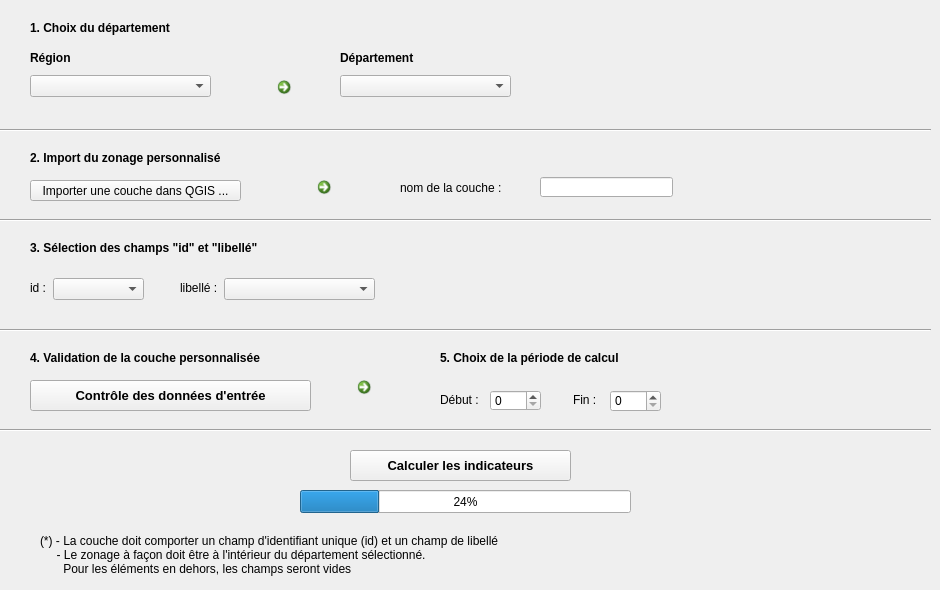
   <widget class="QWidget" name="tab">
    <attribute name="title">
     <string>Zonage à façon</string>
    </attribute>
    <widget class="QPushButton" name="boutonImportFicZonagePerso">
     <property name="geometry">
      <rect>
       <x>30</x>
       <y>180</y>
       <width>211</width>
       <height>21</height>
      </rect>
     </property>
     <property name="focusPolicy">
      <enum>Qt::ClickFocus</enum>
     </property>
     <property name="text">
      <string>Importer une couche dans QGIS ...</string>
     </property>
    </widget>
    <widget class="QLabel" name="label_55">
     <property name="geometry">
      <rect>
       <x>573</x>
       <y>390</y>
       <width>31</width>
       <height>20</height>
      </rect>
     </property>
     <property name="text">
      <string>Fin :</string>
     </property>
    </widget>
    <widget class="QSpinBox" name="spinBoxAnneeMax2">
     <property name="geometry">
      <rect>
       <x>610</x>
       <y>390</y>
       <width>51</width>
       <height>22</height>
      </rect>
     </property>
    </widget>
    <widget class="QLabel" name="label_56">
     <property name="geometry">
      <rect>
       <x>440</x>
       <y>350</y>
       <width>321</width>
       <height>16</height>
      </rect>
     </property>
     <property name="font">
      <font>
       <pointsize>9</pointsize>
       <weight>75</weight>
       <bold>true</bold>
      </font>
     </property>
     <property name="text">
      <string>5. Choix de la période de calcul</string>
     </property>
    </widget>
    <widget class="QSpinBox" name="spinBoxAnneeMin2">
     <property name="geometry">
      <rect>
       <x>490</x>
       <y>390</y>
       <width>51</width>
       <height>21</height>
      </rect>
     </property>
    </widget>
    <widget class="QLabel" name="label_57">
     <property name="geometry">
      <rect>
       <x>440</x>
       <y>390</y>
       <width>47</width>
       <height>20</height>
      </rect>
     </property>
     <property name="text">
      <string>Début :</string>
     </property>
    </widget>
    <widget class="QComboBox" name="comboBoxChoixReg2">
     <property name="geometry">
      <rect>
       <x>30</x>
       <y>75</y>
       <width>181</width>
       <height>22</height>
      </rect>
     </property>
    </widget>
    <widget class="QLabel" name="label_58">
     <property name="geometry">
      <rect>
       <x>30</x>
       <y>50</y>
       <width>120</width>
       <height>16</height>
      </rect>
     </property>
     <property name="font">
      <font>
       <pointsize>9</pointsize>
       <weight>75</weight>
       <italic>false</italic>
       <bold>true</bold>
      </font>
     </property>
     <property name="text">
      <string>Région</string>
     </property>
    </widget>
    <widget class="QComboBox" name="comboBoxChoixDep2">
     <property name="geometry">
      <rect>
       <x>340</x>
       <y>75</y>
       <width>171</width>
       <height>22</height>
      </rect>
     </property>
    </widget>
    <widget class="QLabel" name="label_59">
     <property name="geometry">
      <rect>
       <x>340</x>
       <y>50</y>
       <width>171</width>
       <height>16</height>
      </rect>
     </property>
     <property name="font">
      <font>
       <pointsize>9</pointsize>
       <weight>75</weight>
       <bold>true</bold>
      </font>
     </property>
     <property name="text">
      <string>Département</string>
     </property>
    </widget>
    <widget class="Line" name="line_20">
     <property name="geometry">
      <rect>
       <x>0</x>
       <y>120</y>
       <width>931</width>
       <height>20</height>
      </rect>
     </property>
     <property name="orientation">
      <enum>Qt::Horizontal</enum>
     </property>
    </widget>
    <widget class="QLabel" name="label_60">
     <property name="geometry">
      <rect>
       <x>30</x>
       <y>150</y>
       <width>231</width>
       <height>16</height>
      </rect>
     </property>
     <property name="font">
      <font>
       <pointsize>9</pointsize>
       <weight>75</weight>
       <italic>false</italic>
       <bold>true</bold>
      </font>
     </property>
     <property name="text">
      <string>2. Import du zonage personnalisé</string>
     </property>
    </widget>
    <widget class="QPushButton" name="boutonLanceTraitement2">
     <property name="geometry">
      <rect>
       <x>350</x>
       <y>450</y>
       <width>221</width>
       <height>31</height>
      </rect>
     </property>
     <property name="font">
      <font>
       <pointsize>10</pointsize>
       <weight>75</weight>
       <italic>false</italic>
       <bold>true</bold>
      </font>
     </property>
     <property name="focusPolicy">
      <enum>Qt::ClickFocus</enum>
     </property>
     <property name="text">
      <string>Calculer les indicateurs</string>
     </property>
     <property name="flat">
      <bool>false</bool>
     </property>
    </widget>
    <widget class="Line" name="line_21">
     <property name="geometry">
      <rect>
       <x>0</x>
       <y>210</y>
       <width>931</width>
       <height>20</height>
      </rect>
     </property>
     <property name="orientation">
      <enum>Qt::Horizontal</enum>
     </property>
    </widget>
    <widget class="Line" name="line_23">
     <property name="geometry">
      <rect>
       <x>0</x>
       <y>420</y>
       <width>931</width>
       <height>20</height>
      </rect>
     </property>
     <property name="orientation">
      <enum>Qt::Horizontal</enum>
     </property>
    </widget>
    <widget class="QLabel" name="label_54">
     <property name="geometry">
      <rect>
       <x>40</x>
       <y>530</y>
       <width>741</width>
       <height>51</height>
      </rect>
     </property>
     <property name="text">
      <string>&lt;html&gt;&lt;head/&gt;&lt;body&gt;&lt;p&gt;&lt;span style=&quot; font-size:9pt;&quot;&gt;(*) - La couche doit comporter un champ d'identifiant unique (id) et un champ de libellé&lt;br/&gt;&amp;nbsp;&amp;nbsp;&amp;nbsp;&amp;nbsp;&amp;nbsp;- Le zonage à façon doit être à l'intérieur du département sélectionné.&lt;br/&gt;&amp;nbsp;&amp;nbsp;&amp;nbsp;&amp;nbsp;&amp;nbsp;&amp;nbsp;&amp;nbsp;Pour les éléments en dehors, les champs seront vides&lt;/span&gt;&lt;/p&gt;&lt;/body&gt;&lt;/html&gt;</string>
     </property>
    </widget>
    <widget class="QProgressBar" name="progressBar_2">
     <property name="geometry">
      <rect>
       <x>300</x>
       <y>490</y>
       <width>331</width>
       <height>23</height>
      </rect>
     </property>
     <property name="value">
      <number>24</number>
     </property>
    </widget>
    <widget class="QPushButton" name="boutonControlePerso">
     <property name="geometry">
      <rect>
       <x>30</x>
       <y>380</y>
       <width>281</width>
       <height>31</height>
      </rect>
     </property>
     <property name="font">
      <font>
       <pointsize>10</pointsize>
       <weight>75</weight>
       <italic>false</italic>
       <bold>true</bold>
      </font>
     </property>
     <property name="focusPolicy">
      <enum>Qt::ClickFocus</enum>
     </property>
     <property name="text">
      <string>Contrôle des données d'entrée</string>
     </property>
     <property name="flat">
      <bool>false</bool>
     </property>
    </widget>
    <widget class="QLabel" name="label_65">
     <property name="geometry">
      <rect>
       <x>30</x>
       <y>20</y>
       <width>191</width>
       <height>16</height>
      </rect>
     </property>
     <property name="font">
      <font>
       <pointsize>9</pointsize>
       <weight>75</weight>
       <italic>false</italic>
       <bold>true</bold>
      </font>
     </property>
     <property name="text">
      <string>1. Choix du département</string>
     </property>
    </widget>
    <widget class="Line" name="line_24">
     <property name="geometry">
      <rect>
       <x>0</x>
       <y>320</y>
       <width>931</width>
       <height>20</height>
      </rect>
     </property>
     <property name="orientation">
      <enum>Qt::Horizontal</enum>
     </property>
    </widget>
    <widget class="QComboBox" name="comboBoxChoixChampId">
     <property name="geometry">
      <rect>
       <x>53</x>
       <y>278</y>
       <width>91</width>
       <height>22</height>
      </rect>
     </property>
    </widget>
    <widget class="QLabel" name="label_67">
     <property name="geometry">
      <rect>
       <x>30</x>
       <y>240</y>
       <width>371</width>
       <height>16</height>
      </rect>
     </property>
     <property name="font">
      <font>
       <pointsize>9</pointsize>
       <weight>75</weight>
       <italic>false</italic>
       <bold>true</bold>
      </font>
     </property>
     <property name="text">
      <string>3. Sélection des champs &quot;id&quot; et &quot;libellé&quot;</string>
     </property>
    </widget>
    <widget class="QLabel" name="label_68">
     <property name="geometry">
      <rect>
       <x>30</x>
       <y>280</y>
       <width>31</width>
       <height>16</height>
      </rect>
     </property>
     <property name="font">
      <font>
       <pointsize>9</pointsize>
       <weight>50</weight>
       <italic>false</italic>
       <bold>false</bold>
      </font>
     </property>
     <property name="text">
      <string>id :</string>
     </property>
    </widget>
    <widget class="QComboBox" name="comboBoxChoixChampNom">
     <property name="geometry">
      <rect>
       <x>224</x>
       <y>278</y>
       <width>151</width>
       <height>22</height>
      </rect>
     </property>
    </widget>
    <widget class="QLabel" name="label_69">
     <property name="geometry">
      <rect>
       <x>180</x>
       <y>280</y>
       <width>41</width>
       <height>16</height>
      </rect>
     </property>
     <property name="font">
      <font>
       <pointsize>9</pointsize>
       <weight>50</weight>
       <italic>false</italic>
       <bold>false</bold>
      </font>
     </property>
     <property name="text">
      <string>libellé :</string>
     </property>
    </widget>
    <widget class="QCommandLinkButton" name="boutonVoirListDep_2">
     <property name="geometry">
      <rect>
       <x>270</x>
       <y>70</y>
       <width>31</width>
       <height>31</height>
      </rect>
     </property>
     <property name="text">
      <string/>
     </property>
     <property name="icon">
      <iconset>
       <normaloff>src/arrow_next1.png</normaloff>src/arrow_next1.png</iconset>
     </property>
     <property name="iconSize">
      <size>
       <width>15</width>
       <height>15</height>
      </size>
     </property>
    </widget>
    <widget class="QLabel" name="label_70">
     <property name="geometry">
      <rect>
       <x>30</x>
       <y>350</y>
       <width>321</width>
       <height>16</height>
      </rect>
     </property>
     <property name="font">
      <font>
       <pointsize>9</pointsize>
       <weight>75</weight>
       <italic>false</italic>
       <bold>true</bold>
      </font>
     </property>
     <property name="text">
      <string>4. Validation de la couche personnalisée</string>
     </property>
    </widget>
    <widget class="QCommandLinkButton" name="boutonVoirListDep2_2">
     <property name="geometry">
      <rect>
       <x>350</x>
       <y>370</y>
       <width>31</width>
       <height>31</height>
      </rect>
     </property>
     <property name="text">
      <string/>
     </property>
     <property name="icon">
      <iconset>
       <normaloff>src/arrow_next1.png</normaloff>src/arrow_next1.png</iconset>
     </property>
     <property name="iconSize">
      <size>
       <width>15</width>
       <height>15</height>
      </size>
     </property>
    </widget>
    <widget class="QLineEdit" name="lineNomCouchePerso">
     <property name="geometry">
      <rect>
       <x>540</x>
       <y>177</y>
       <width>133</width>
       <height>20</height>
      </rect>
     </property>
     <property name="focusPolicy">
      <enum>Qt::NoFocus</enum>
     </property>
     <property name="readOnly">
      <bool>true</bool>
     </property>
    </widget>
    <widget class="QCommandLinkButton" name="boutonVoirListDep_3">
     <property name="geometry">
      <rect>
       <x>310</x>
       <y>170</y>
       <width>31</width>
       <height>31</height>
      </rect>
     </property>
     <property name="text">
      <string/>
     </property>
     <property name="icon">
      <iconset>
       <normaloff>src/arrow_next1.png</normaloff>src/arrow_next1.png</iconset>
     </property>
     <property name="iconSize">
      <size>
       <width>15</width>
       <height>15</height>
      </size>
     </property>
    </widget>
    <widget class="QLabel" name="label_71">
     <property name="geometry">
      <rect>
       <x>400</x>
       <y>180</y>
       <width>131</width>
       <height>16</height>
      </rect>
     </property>
     <property name="font">
      <font>
       <pointsize>9</pointsize>
       <weight>50</weight>
       <italic>false</italic>
       <bold>false</bold>
      </font>
     </property>
     <property name="text">
      <string>nom de la couche :</string>
     </property>
    </widget>
   </widget>
